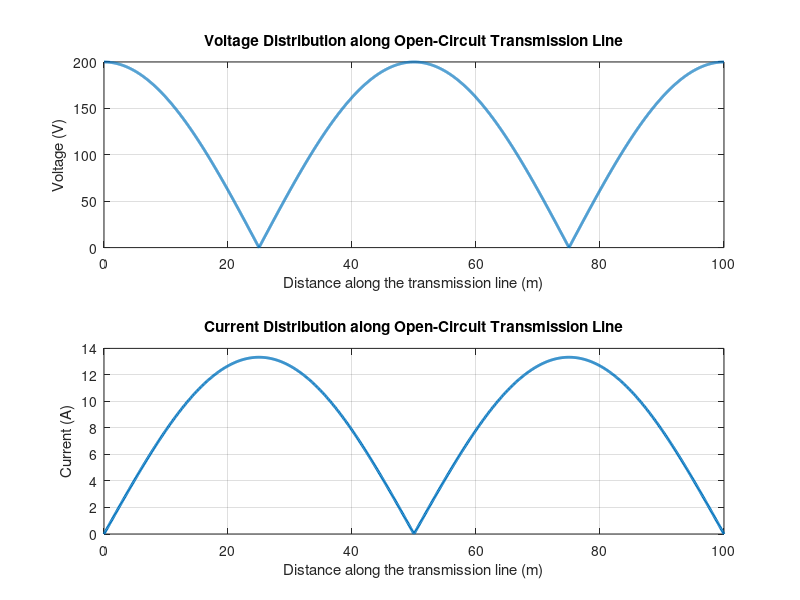

Source code (MATLAB):
% Define initial parameters for Voltage Distribution
V0 = 100;
L = 100;
N = 5000;

x_voltage = linspace(0, L, N);
beta_voltage = 2 * pi / L;
Vl = abs(2 * V0) * abs(cos(beta_voltage * L));
disp(['Voltage Distribution along Open-Circuit Transmission Line at the end (L): ' num2str(Vl) ' V']);

% Calc the curve
Vl_distribution = abs((2 * V0) * cos(beta_voltage * x_voltage));

% Plotting the Voltage Distribution
figure;
subplot(2, 1, 1);
plot(x_voltage, Vl_distribution, 'LineWidth', 2);
xlabel('Distance along the transmission line (m)');
ylabel('Voltage (V)');
title('Voltage Distribution along Open-Circuit Transmission Line');
grid on;

% Define initial parameters for Current Distribution
V = 200;
Z = 30;
L_current = 100;
N_current = 1000;
x_current = linspace(0, L_current, N_current);
beta_current = 2 * pi / L_current;

% Calc the curve
I_current = abs(2 * V / Z) * abs(sin(beta_current * x_current));

% Plotting the Current Distribution
subplot(2, 1, 2);
plot(x_current, I_current, 'LineWidth', 2);
xlabel('Distance along the transmission line (m)');
ylabel('Current (A)');
title('Current Distribution along Open-Circuit Transmission Line');
grid on;